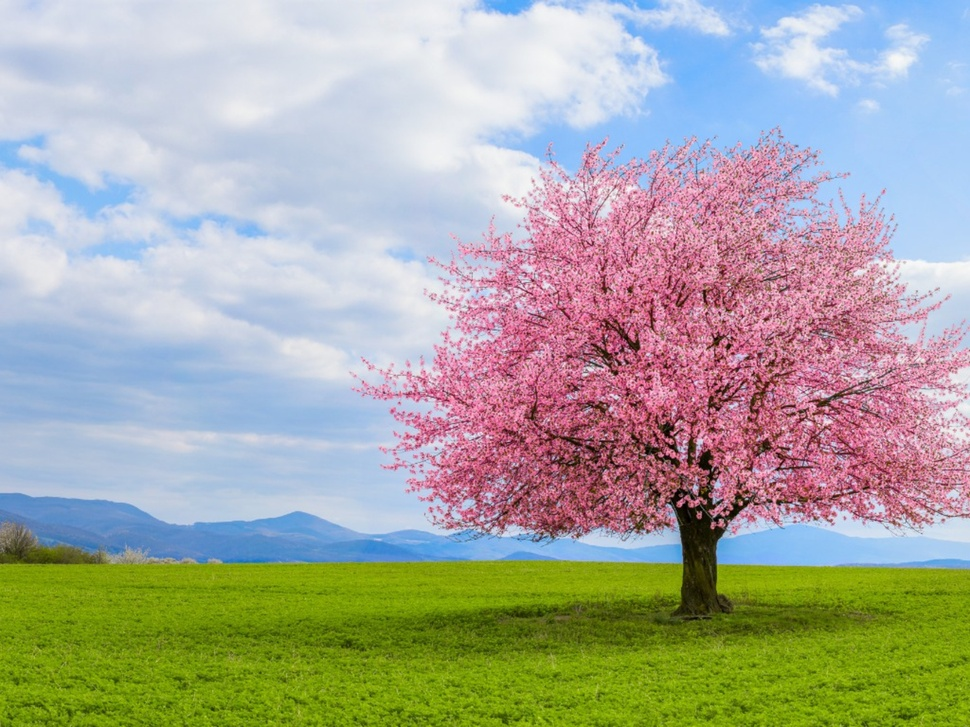
#> input picture Python/OpenCV/Photos/landscape.jpg, 970 x 727 px, shrunk from 1600 x 1200 before the run
$ python image_histogram.py
#> lines starting #> are read from the running program, lines starting #| are printed output that depends on the picture
import numpy as np
import matplotlib.pyplot as plt
import cv2 as cv

img = cv.imread('Photos/landscape.jpg', 0)
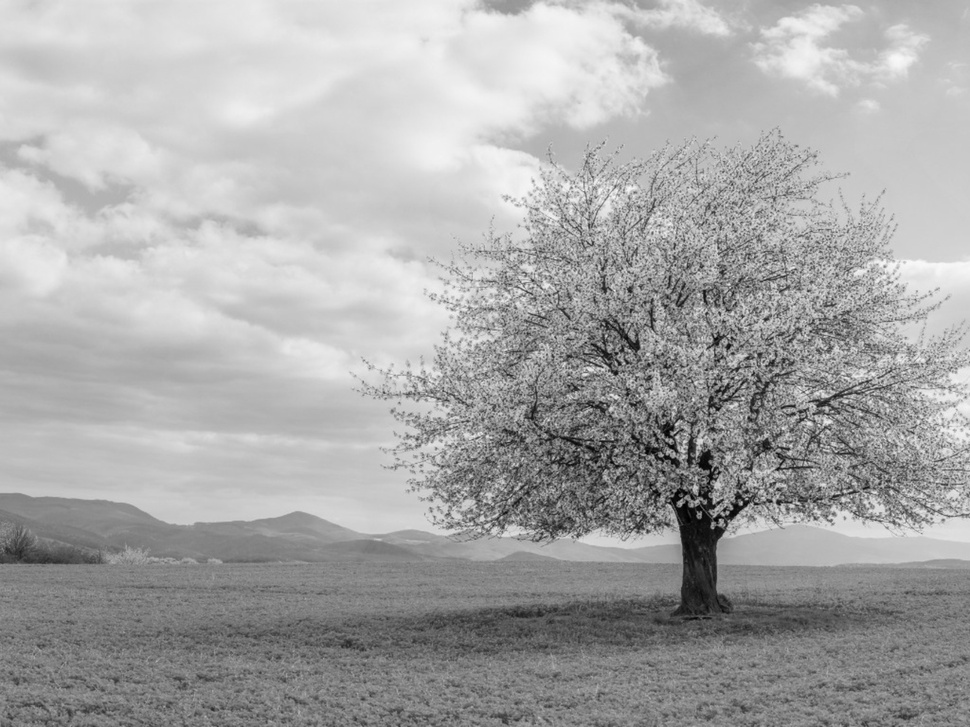
#> img: shape (727, 970); min 0, max 251, mean 167.7
hist = np.zeros(256, dtype = 'uint32')
h, w = img.shape
#> h = 727; w = 970

for i in range(h):
    for j in range(w):
        hist[img[i, j]] += 1

fig = plt.figure(figsize = (18, 18))
pltX, pltY = 1, 3
fig.add_subplot(pltX, pltY, 1)
plt.imshow(img, cmap = 'gray')
plt.axis('off')
plt.title('Original Image')
fig.add_subplot(pltX, pltY, 2)
plt.plot(np.arange(len(hist)), hist)
plt.title('Image Plot')
fig.add_subplot(pltX, pltY, 3)
plt.bar(np.arange(len(hist)), hist)
plt.title('Image Histogram')
fig.show()
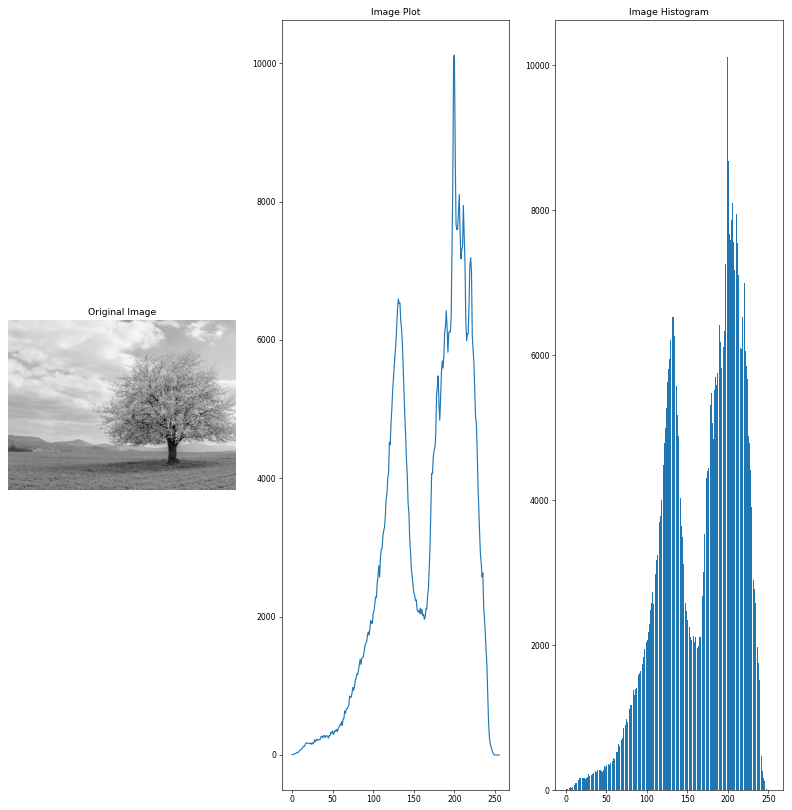
#> figure drawn by matplotlib, 3 panels; panel 2: curve peaks at x = 200, y = 10119; panel 3: tallest bar 10119 high, from x = 199.6 to 200.4
plt.waitforbuttonpress()

$ run again, with Python/OpenCV/Photos/flower.jpg copied over Python/OpenCV/Photos/landscape.jpg
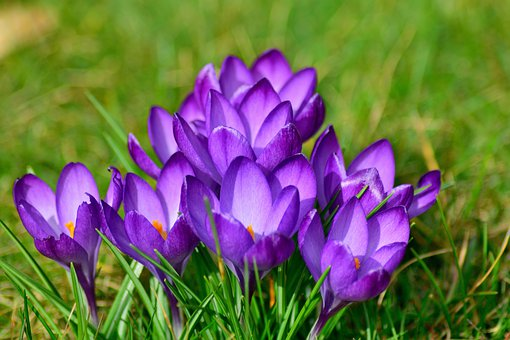
#> input picture Python/OpenCV/Photos/flower.jpg, 510 x 340 px
#> `img = cv.imread('Photos/landscape.jpg', 0)`:
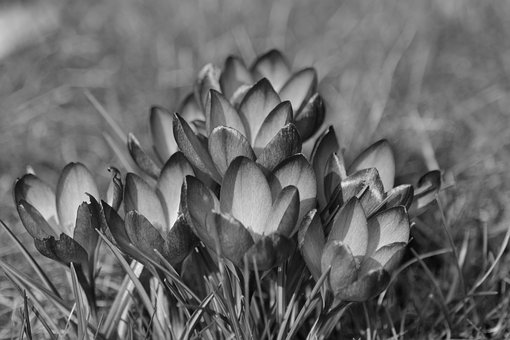
#> img: shape (340, 510); min 0, max 255, mean 105
#> `fig.show()`:
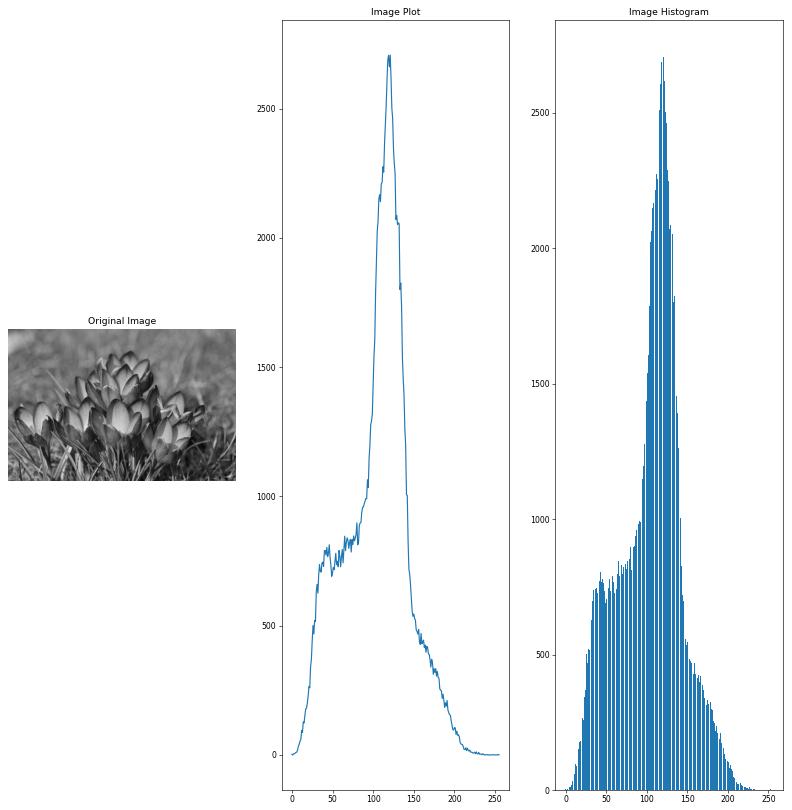
#> figure drawn by matplotlib, 3 panels; panel 2: curve peaks at x = 121, y = 2707; panel 3: tallest bar 2707 high, from x = 120.6 to 121.4
